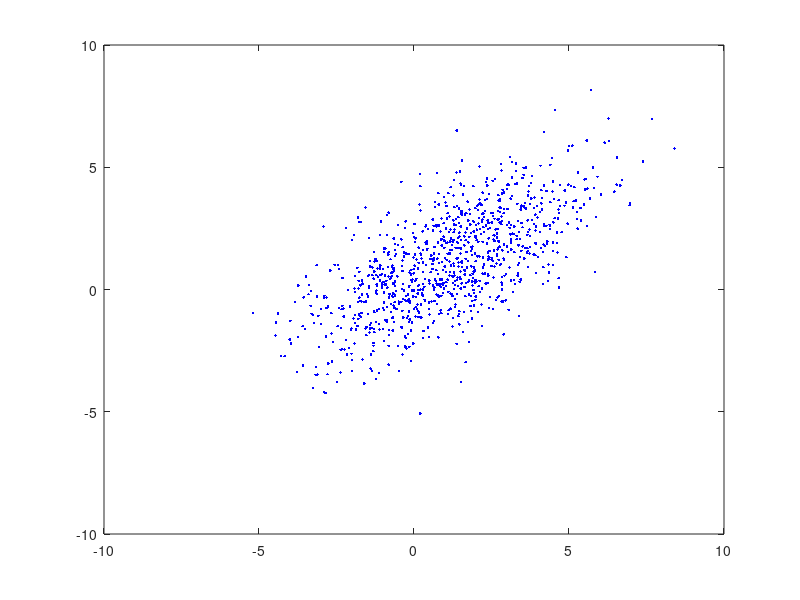

Recreate this plot in MATLAB. (Note: this script raises an error after producing the figure.)
N = 1000;
%(a)
m_a = [1;1]; %(a) mean vector:  
cov_a  = [5,3;3,4];%(a)convariance matrix 
data_A=mvnrnd(m_a,cov_a,N)';%依mean vector 與 convariance matrix 生成1000筆
figure(1);
plot(data_A(1,:),data_A(2,:),'b.');
hold on;


%(b)
m_b = [10;5];%(b) mean vector:  
cov_b  = [7,4;4,5];%(b)convariance matrix 
data_B=mvnrnd(m_b,cov_b,N)';%依mean vector 與 convariance matrix 生成1000筆
[A_m,A_S] = MLE(data_A,N)%已知:data_A 經過Maximun Likelihood Estimation求出學習後的mean與convariance
[B_m,B_S] = MLE(data_B,N)%已知:data_A 經過Maximun Likelihood Estimation求出學習後的mean與convariance
data_hat_A = mvnrnd(A_m,A_S,N);%將估算完的hat_mean,hat_S生成data 與原本S及m做比較 
data_hat_B = mvnrnd(B_m,B_S,N);%將估算完的hat_mean,hat_S生成data 與原本S及m做比較 
plot(data_hat_A(:,1),data_hat_A(:, 2),'r.');
% figure(2);
%plot(data_B(1,:),data_B(2,:),'b.');
% plot(data_hat_B(:,1),data_hat_B(:, 2),'r.');

function [hat_m,hat_S] = MLE(X,N)
    %  Multivariate Normal Distribution (m,S 為未知數)
    hat_m = sum(X,2)/N; %求出 未知數 mean's ml: hat_m 
    hat_S=zeros(2);
    for i=1:N
        hat_S =hat_S+((X(:,i)-hat_m)*(X(:,i)-hat_m)'); %將求出的mean_ML 帶入M，並對convarance matrix S偏微分，求出hat_S
    end
    hat_S = hat_S/N;
  
end